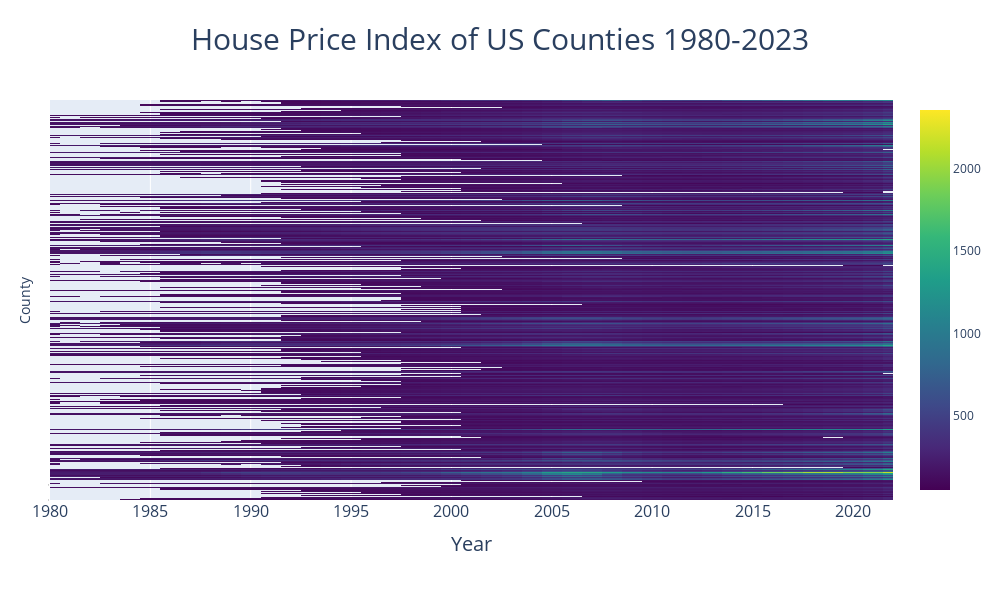

Here is the notebook cell this chart was saved with:
### Code cell
plot_heatmap(heatmap_hpi, title='House Price Index of US Counties 1980-2023', x_title='Year', y_title='County', filename='House Price Index of US Counties 1980-2023.html')

### Figure 1 — Plotly figure (JSON) as saved in the notebook; plotly's stock layout.template omitted (floating-point values rounded to 4 significant figures; data arrays with more than 128 entries replaced by an {"elided": "..."} marker saying what was removed)
{"data": [{"colorscale": [[0, "#440154"], [0.1111, "#482878"], [0.2222, "#3e4989"], [0.3333, "#31688e"], [0.4444, "#26828e"], [0.5556, "#1f9e89"], [0.6667, "#35b779"], [0.7778, "#6ece58"], [0.8889, "#b5de2b"], [1, "#fde725"]], "hoverongaps": false, "type": "heatmap", "x": [1980, 1981, 1982, 1983, 1984, 1985, 1986, 1987, 1988, 1989, 1990, 1991, 1992, 1993, 1994, 1995, 1996, 1997, 1998, 1999, 2000, 2001, 2002, 2003, 2004, 2005, 2006, 2007, 2008, 2009, 2010, 2011, 2012, 2013, 2014, 2015, 2016, 2017, 2018, 2019, 2020, 2021, 2022], "y": {"elided": "2783x2 str values"}, "z": {"elided": "2783x43 float values"}}], "layout": {"height": 600, "margin": {"b": 100, "l": 50, "r": 50, "t": 100}, "title": {"font": {"size": 30}, "text": "House Price Index of US Counties 1980-2023", "x": 0.5}, "width": 1000, "xaxis": {"range": [1980, 2022], "tickfont": {"size": 16}, "title": {"font": {"size": 20}, "text": "Year"}, "zeroline": false}, "yaxis": {"showgrid": false, "showticklabels": false, "title": {"text": "County"}, "zeroline": false}}}
